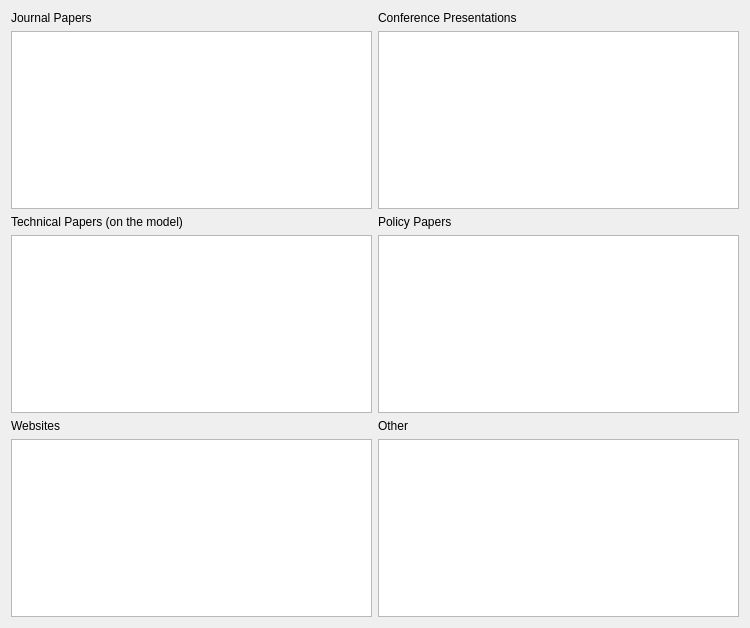
          <widget class="QWidget" name="pagePublications">
           <property name="geometry">
            <rect>
             <x>0</x>
             <y>0</y>
             <width>750</width>
             <height>628</height>
            </rect>
           </property>
           <attribute name="label">
            <string>Publications</string>
           </attribute>
           <layout class="QGridLayout" name="gridLayout_17">
            <item row="0" column="0">
             <layout class="QVBoxLayout" name="verticalLayout_51">
              <item>
               <widget class="QLabel" name="label_51">
                <property name="text">
                 <string>Journal Papers</string>
                </property>
               </widget>
              </item>
              <item>
               <widget class="QTextEdit" name="textEdit_46"/>
              </item>
             </layout>
            </item>
            <item row="0" column="1">
             <layout class="QVBoxLayout" name="verticalLayout_50">
              <item>
               <widget class="QLabel" name="label_50">
                <property name="text">
                 <string>Conference Presentations</string>
                </property>
               </widget>
              </item>
              <item>
               <widget class="QTextEdit" name="textEdit_45"/>
              </item>
             </layout>
            </item>
            <item row="1" column="0">
             <layout class="QVBoxLayout" name="verticalLayout_55">
              <item>
               <widget class="QLabel" name="label_55">
                <property name="text">
                 <string>Technical Papers (on the model)</string>
                </property>
               </widget>
              </item>
              <item>
               <widget class="QTextEdit" name="textEdit_50"/>
              </item>
             </layout>
            </item>
            <item row="1" column="1">
             <layout class="QVBoxLayout" name="verticalLayout_54">
              <item>
               <widget class="QLabel" name="label_54">
                <property name="text">
                 <string>Policy Papers</string>
                </property>
               </widget>
              </item>
              <item>
               <widget class="QTextEdit" name="textEdit_49"/>
              </item>
             </layout>
            </item>
            <item row="2" column="0">
             <layout class="QVBoxLayout" name="verticalLayout_49">
              <item>
               <widget class="QLabel" name="label_49">
                <property name="text">
                 <string>Websites</string>
                </property>
               </widget>
              </item>
              <item>
               <widget class="QTextEdit" name="textEdit_44"/>
              </item>
             </layout>
            </item>
            <item row="2" column="1">
             <layout class="QVBoxLayout" name="verticalLayout_56">
              <item>
               <widget class="QLabel" name="label_56">
                <property name="text">
                 <string>Other</string>
                </property>
               </widget>
              </item>
              <item>
               <widget class="QTextEdit" name="textEdit_51"/>
              </item>
             </layout>
            </item>
           </layout>
          </widget>
